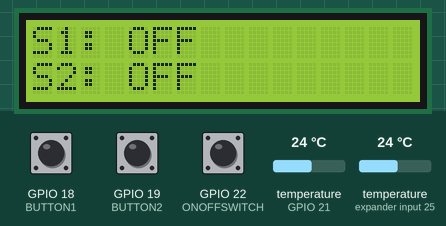
This sketch was run on a simulated ESP32. Parts: 16×2 character LCD. The test bench sets the inputs (shaded band); at power-on: GPIO 22 (ONOFFSWITCH) LOW, GPIO 18 (BUTTON1) HIGH, GPIO 19 (BUTTON2) HIGH, temperature (sensors on expander input 25, GPIO 21) 24 °C. What the sketch prints to the serial monitor is not drawn.

Above: at 3.2 s.
3.3 s: GPIO 22 (ONOFFSWITCH) pulled HIGH for 1 s
At 4.9 s:
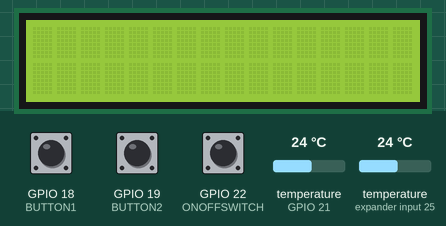
6.5 s: GPIO 18 (BUTTON1) pulled LOW for 1 s
At 8.4 s:
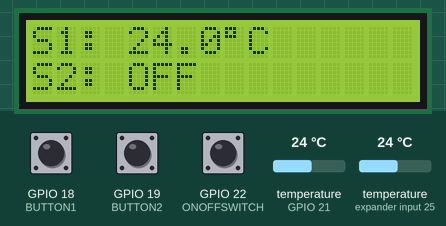
9.0 s: GPIO 19 (BUTTON2) pulled LOW for 1 s
At 10.2 s:
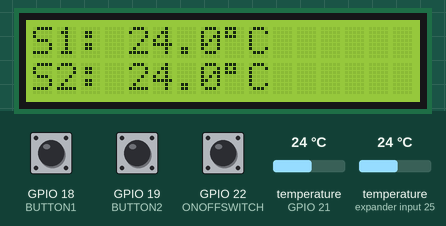
11.5 s: GPIO 18 (BUTTON1) pulled LOW for 3.2 s
At 13.7 s:
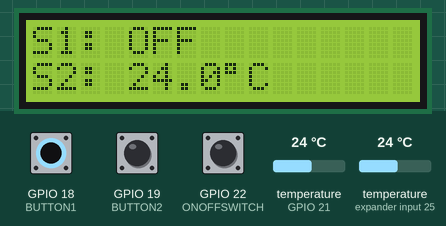
16.2 s: temperature (sensor on expander input 25) set to 12 °C
At 17.7 s:
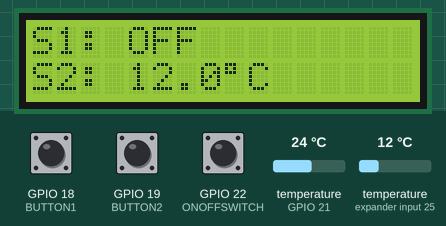
18.0 s: temperature (sensor on expander input 25) set to 19 °C
At 19.0 s:
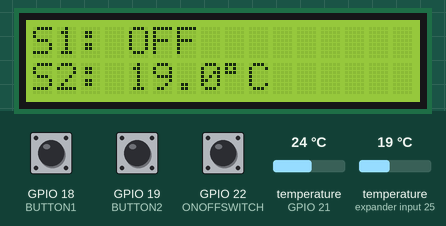
Timing chart, 0 to 20.6 s (numbered marks = the images above; inputs shaded):
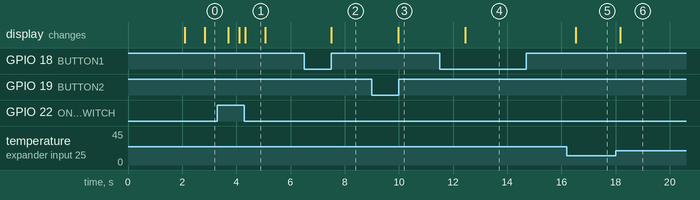

Measured:
- after the input at 3.3 s, the display: first changes after 0.40 s (image 1 shows a later state)
- after the input at 6.5 s, the display: changes after 1.0 s (image 2)
- after the input at 9.0 s, the display: changes after 0.97 s (image 3)
- after the input at 11.5 s, the display: changes after 0.95 s (image 4)
- after the input at 16.2 s, the display: changes after 0.34 s (image 5)
- after the input at 18.0 s, the display: changes after 0.17 s (image 6)
- what the display in image 1 shows lasts 0.8 s, from 4.3 s to 5.1 s

The sketch:

LCD_tempSensors_buttons.ino
```cpp
#include <LiquidCrystal.h>
#include <OneWire.h>
#include <DallasTemperature.h>

// ---------------- LCD Setup ----------------
// RS, E, D4, D5, D6, D7
LiquidCrystal lcd(23, 32, 33, 25, 26, 27);

// ---------------- Temperature Sensor Setup ----------------
#define ONE_WIRE_BUS 21  // DS18B20 data pin connected to GPIO 21
#define BUTTON1 18      // Button for Sensor 1
#define BUTTON2 19      // Button for Sensor 2
#define ONOFFSWITCH 22 // On off switch

OneWire oneWire(ONE_WIRE_BUS);
DallasTemperature sensors(&oneWire);

int numberOfDevices;
DeviceAddress tempDeviceAddress;

// Button state tracking
bool lastButton1State = HIGH;
bool lastButton2State = HIGH;
// Sensor State tracking
bool sensor1State = false;  // true = ON, false = OFF
bool sensor2State = false;  // true = ON, false = OFF
bool lastSensor1State = true; // when system boots, sensoor is ON
bool lastSensor2State = true;


// =======================  Setup =======================
void setup() {
  // Initialize LCD
  lcd.begin(16, 2);
  lcd.print("Initializing...");

  // Initialize buttons with pull-up resistors
  pinMode(BUTTON1, INPUT_PULLUP);
  pinMode(BUTTON2, INPUT_PULLUP);
  // On/off switch (use INPUT_PULLUP or INPUT depending on wiring)
  pinMode(ONOFFSWITCH, INPUT);

  // Initialize Serial Monitor
  Serial.begin(115200);
  Serial.println("Starting temperature sensors...");

  // Start DallasTemperature library
  sensors.begin();

  // Count devices
  numberOfDevices = sensors.getDeviceCount();
  Serial.print("Found ");
  Serial.print(numberOfDevices, DEC);
  Serial.println(" devices.");

  lcd.clear();
  lcd.setCursor(0, 0);
  lcd.print("Sensors found:");
  lcd.setCursor(0, 1);
  lcd.print(numberOfDevices);
  delay(2000);
  lcd.clear();

  // Sensor 1 display
  lcd.setCursor(0, 0);
  lcd.print("S1:");
  // Sensor 2 display
  lcd.setCursor(0, 1);
  lcd.print("S2:");
}

// =======================  Main loop =======================
void loop() {
  // Check on/off switch
  bool switchState = digitalRead(ONOFFSWITCH);

  if (switchState == HIGH) {
    // Show "No data available"
    lcd.clear();
    lcd.setCursor(0, 0);
    lcd.print("No data");
    lcd.setCursor(0, 1);
    lcd.print("available");
    delay(200);  // Small delay to avoid flicker
    lcd.clear();
    return;      // Skip the rest of loop
  }

  // Read button states (LOW = pressed, HIGH = released)
  bool currentButton1State = digitalRead(BUTTON1);
  bool currentButton2State = digitalRead(BUTTON2);
  // Check for button 1 press (falling edge)
  if (currentButton1State == LOW && lastButton1State == HIGH) {
    lastSensor1State = sensor1State;
    sensor1State = !sensor1State;  // Toggle state
    //delay(50);  // Simple debounce
  }
  // Check for button 2 press (falling edge)
  if (currentButton2State == LOW && lastButton2State == HIGH) {
    lastSensor2State = sensor2State;
    sensor2State = !sensor2State;  // Toggle state
    //delay(50);  // Simple debounce
  }
  // Update last button states
  lastButton1State = currentButton1State;
  lastButton2State = currentButton2State;


  // Update temperature display
  sensors.requestTemperatures(); // MAYBE MOVE THIS TO INSIDE IF STATEMENTS?

  // Always update temperature if sensor 1 is ON
  if (sensor1State) {
      // Sensor 1 display
      lcd.setCursor(0, 0);
      lcd.print("S1:");
      // Sensor 2 display
      lcd.setCursor(0, 1);
      lcd.print("S2:");
    lcd.setCursor(4, 0); // Position for Sensor 1 reading
    float tempC1 = sensors.getTempCByIndex(0);
    if (tempC1 == DEVICE_DISCONNECTED_C) {
      lcd.print("Error     ");
    } else {
      lcd.print(tempC1, 1);
      lcd.print((char)223);
      lcd.print("C");
    }
  }
  else if (lastSensor1State != sensor1State && !sensor1State) { // Only update display if state changed to OFF
    // Sensor 1 display
    lcd.setCursor(0, 0);
    lcd.print("S1:");
    // Sensor 2 display
    lcd.setCursor(0, 1);
    lcd.print("S2:");
    lcd.setCursor(4, 0); // Position for Sensor 1 reading
    lcd.print("OFF    ");
  }

  // Always update temperature if sensor 2 is ON
  if (sensor2State) {
    // Sensor 1 display
    lcd.setCursor(0, 0);
    lcd.print("S1:");
    // Sensor 2 display
    lcd.setCursor(0, 1);
    lcd.print("S2:");
    lcd.setCursor(4, 1); // Position for Sensor 2 reading
    float tempC2 = sensors.getTempCByIndex(1);
    if (tempC2 == DEVICE_DISCONNECTED_C) {
      lcd.print("Error     ");
    } else {
      lcd.print(tempC2, 1);
      lcd.print((char)223);
      lcd.print("C");
    }
  }
  else if (lastSensor2State != sensor2State && !sensor2State) { // Only update display if state changed to OFF
    // Sensor 1 display
    lcd.setCursor(0, 0);
    lcd.print("S1:");
    // Sensor 2 display
    lcd.setCursor(0, 1);
    lcd.print("S2:");
    lcd.setCursor(4, 1); // Position for Sensor 2 reading
    lcd.print("OFF    ");
  }

  delay(50); // Update X milliseconds
}
```
